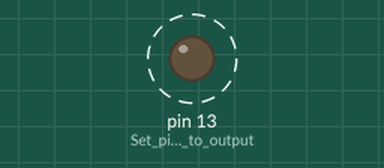
This sketch was run on a simulated Arduino Uno, built with avr-gcc and run on an emulated ATmega328P. Shown: output pins drawn as LEDs (lit = HIGH). Dashed ring = blinking. What the sketch prints to the serial monitor is not drawn.

Above: at 0.6 s.
Timing chart, 0 to 3.0 s (numbered marks = the images above):
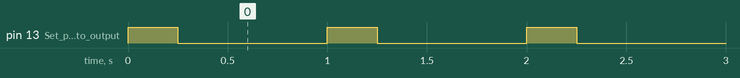

Measured:
- by itself, pin 13 (Set_pin_13_to_output): alternates HIGH for 0.25 s and LOW for 0.75 s

The sketch:

heartbeat.ino
```cpp
/* heartbeat
 *
 * output <n> sec have elapsed
 *
 */

void setup() {
  pinMode(13, OUTPUT);    // Set pin 13 to output
  Serial.begin(9600);
}

void loop() {
  double t = 0;
  while (true) {
    digitalWrite(13, HIGH);   // Turn on the LED
    delay(250);              // Wait for 1/4 seconds
    digitalWrite(13, LOW);    // Turn off the LED
    delay(750);              // Wait for 3/4 seconds
    Serial.print(t);
    Serial.println(" sec have elapsed");
    t++;
  }
}
```
